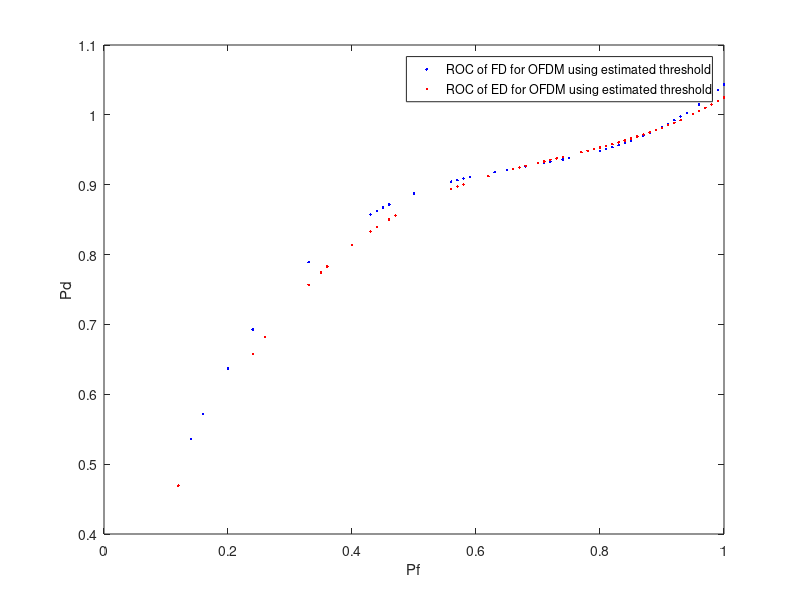

MATLAB code to generate this figure:

% cubic fitting

clc; clear; close all;

load ./Data/csd_ofdm_sys.mat
load ./Data/ed_ofdm_sys.mat

Pf = 0.01:0.01:1;

  p11 = 1.9842;
  p12 = -4.0262;
  p13 = 2.8791;
  p14 = 0.20618;

x1 = Pd_csd_ofdm_th_est;
y1 = p11*(x1.^3) + p12*(x1.^2) + p13*x1 + p14 ;
plot(x1, y1, '.b');
hold on;


  p21 = 1.486;
  p22 = -3.255;
  p23 = 2.5915;
  p24 = 0.20247;

x2 = Pd_ofdm_th_est;
y2 = p21*(x2.^3) + p22*(x2.^2) + p23*x2 + p24 ;
plot(x2, y2, '.r');
hold on;

legend('ROC of FD for OFDM using estimated threshold','ROC of ED for OFDM using estimated threshold');
xlabel('Pf');
ylabel('Pd');